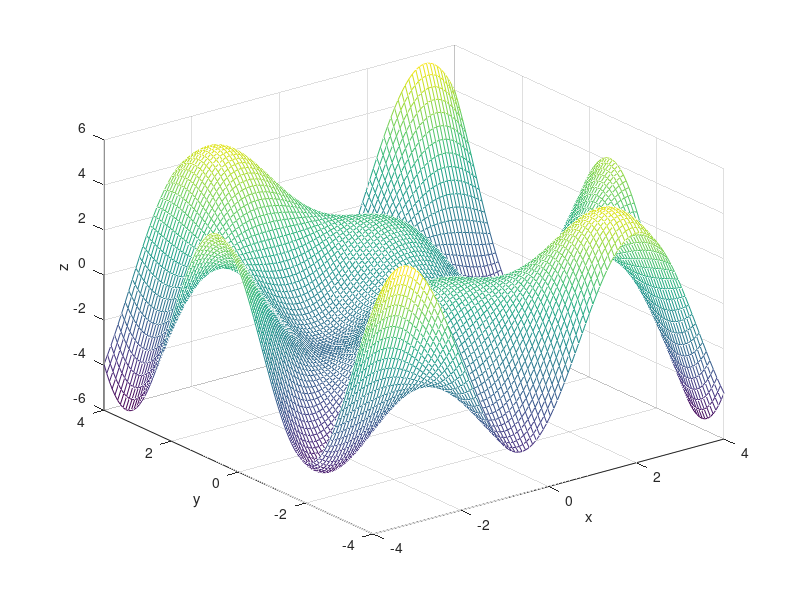
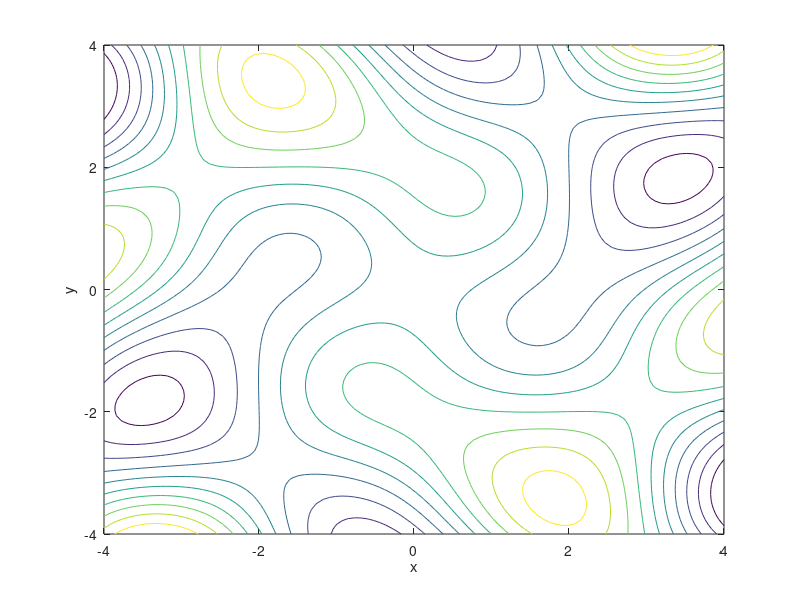

MATLAB code for these plots, in order: (Note: this script raises an error after producing the figures.)
%% Plot figure %%
[X,Y] = meshgrid(linspace(-4, 4));
Z = Y .* sin(X + Y) - X .* sin(X - Y);
figure1 = figure('Name','Mesh Grid','NumberTitle','off');
mesh(X, Y, Z)
xlabel('x')
ylabel('y')
zlabel('z')
figure2 = figure('Name','Contour','NumberTitle','off');
contour(X, Y, Z)
xlabel('x')
ylabel('y')
zlabel('z')
%% solve f Gradaian %%
% x and y decelration %
syms x y
% write equations %
% df/dx
eq1 = y * cos(x + y) - sin(x - y) - x * cos(x - y);
% df/dy
eq2 = y * cos(x + y) + sin(x + y) + x * cos(x - y);
eq = [eq1, eq2];
ans_counter = 1;
sol_x = zeros(1);
sol_y = zeros(1);
for i = -3:3
    for j = -3:3
        [ans_x, ans_y] = vpasolve(eq, [x,y], [i; j]);
        if ans_counter > 1 && abs(sol_x(ans_counter-1) - ans_x) < 1e-1 && abs(sol_y(ans_counter-1) - ans_y) < 1e-1
            continue;
        end
        if ans_x > 4 || ans_x < -4 || ans_y > 4 || ans_y < -4
            continue;
        end
        sol_x(ans_counter) = ans_x;
        sol_y(ans_counter) = ans_y;
        ans_y * cos(ans_x - ans_y) - sin(ans_x - ans_y) - ans_x * cos(ans_x - ans_y);
        ans_y * cos(ans_x + ans_y) + sin(ans_x + ans_y) + ans_x * cos(ans_x - ans_y);
        ans_counter = ans_counter + 1;
    end
end
sol = [sol_x; sol_y];
all_sol = [-3.41877   -1.82764  
     -2.88904   1.84693  
     -2.02875   0.00000  
     -1.84693   -2.88904  
     -1.82764   3.41877  
     -1.75560   0.36547 
     -0.36547   -1.7556  
      0.00000   -2.02875  
      0.00000   0.00000  
      0.00000   2.02875  
      0.36547   1.7556  
      1.75560   -0.36547  
      1.82764   -3.41877  
      1.84693   2.88904  
      2.02875   0.00000  
      2.88904   -1.84693  
      3.41877   1.82764 ];
x = all_sol(:, 1);
y = all_sol(:, 2);
% Hessian %
% d^2f/dx^2
H1 = -y .* sin(x + y) - 2 * cos(x - y) + x .* cos(x -y);
% d^2f/dxdy
H2 = cos(x + y) - y .* sin(x + y) + cos(x - y) - x .* sin(x - y);
% d^2f/dydx
H3 = cos(x + y) - y .* sin(x + y) + cos(x - y) - x .* sin(x - y);
% d^2f/dy^2
H4 = x .* sin(x - y) + 2 * cos(x + y) - y .* sin(x + y);
H = [H1 H2;
     H3 H4];
H_ans = zeros(1, length(x));
for i = 1:length(x)
    h1 = -y(i) .* sin(x(i) + y(i)) - 2 * cos(x(i) - y(i)) + x(i) .* cos(x(i) -y(i));
    h2 = cos(x(i) + y(i)) - y(i) .* sin(x(i) + y(i)) + cos(x(i) - y(i)) - x(i) .* sin(x(i) - y(i));
    h3 = cos(x(i) + y(i)) - y(i) .* sin(x(i) + y(i)) + cos(x(i) - y(i)) - x(i) .* sin(x(i) - y(i));
    h4 = x(i) .* sin(x(i) - y(i)) + 2 * cos(x(i) + y(i)) - y(i) .* sin(x(i) + y(i));
    temp_H = [h1 h2;
              h3 h4];
    d = eig(temp_H);
    if all(d > 0)
        H_ans(i) = 1;
    elseif all(d < 0)
        H_ans(i) = -1;
    end
end
z = y .* sin(x + y) - x .* sin(x - y);
figure3 = figure('Name','Mesh Grid With Points','NumberTitle','off');
mesh(X, Y, Z)
xlabel('x')
ylabel('y')
zlabel('z')
hold;
for i = 1:length(x)
    plot3(x(i), y(i), z(i),'.r','markersize',10);
end
figure4 = figure('Name','Contour With Point','NumberTitle','off');
contour(X, Y, Z)
xlabel('x')
ylabel('y')
zlabel('z')
hold;
for i = 1:length(x)
    plot(x(i), y(i),'.r','markersize',10);
end
print(figure1, '3Dplot.png','-dpng','-r300');
print(figure2, 'Contour.png','-dpng','-r300');
print(figure3, '3DplotWithPoints.png','-dpng','-r300');
print(figure4, 'ContourWithPoints.png','-dpng','-r300');